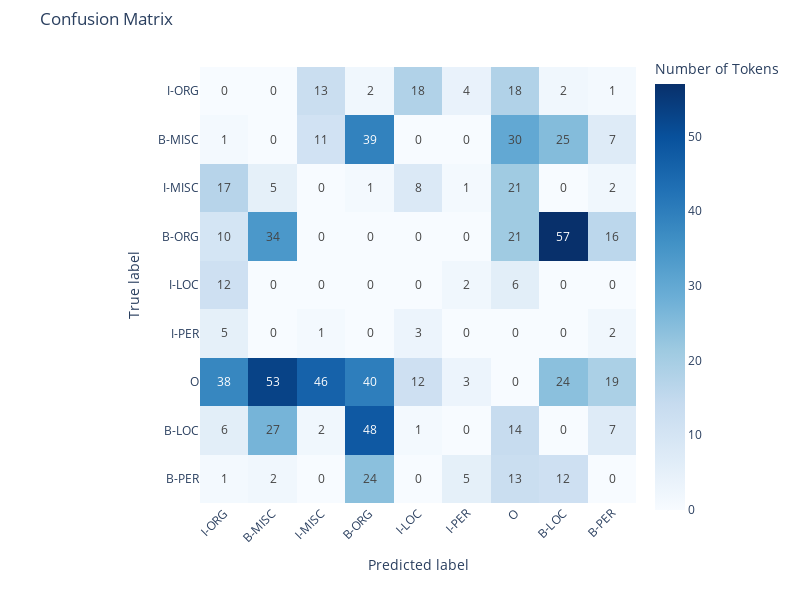

The notebook cell saved with this chart:
### Code cell
from sklearn.metrics import confusion_matrix
import matplotlib.pyplot as plt
import seaborn as sns
import pandas as pd
import plotly.figure_factory as ff
import numpy as np
import plotly.express as px


fig = px.imshow(
    misclassification,
    labels=dict(x="Predicted label", y="True label", color="Number of Tokens"),
    x=misclassification.columns,
    y=misclassification.index,
    text_auto=True,  # Automatically add text on each cell
    color_continuous_scale='Blues'
)

# Update layout for better clarity
fig.update_layout(
    title="Confusion Matrix",
    xaxis_title="Predicted label",
    yaxis_title="True label",
    xaxis=dict(tickangle=-45),
    margin=dict(t=50, l=200),
    width=800,
    height=600
)

fig.show()

### Figure 1 — Plotly figure (JSON) as saved in the notebook; plotly's stock layout.template omitted (floating-point values rounded to 4 significant figures)
{"data": [{"coloraxis": "coloraxis", "hovertemplate": "Predicted label: %{x}<br>True label: %{y}<br>Number of Tokens: %{z}<extra></extra>", "name": "0", "texttemplate": "%{z}", "type": "heatmap", "x": ["I-ORG", "B-MISC", "I-MISC", "B-ORG", "I-LOC", "I-PER", "O", "B-LOC", "B-PER"], "xaxis": "x", "y": ["I-ORG", "B-MISC", "I-MISC", "B-ORG", "I-LOC", "I-PER", "O", "B-LOC", "B-PER"], "yaxis": "y", "z": [[0, 0, 13, 2, 18, 4, 18, 2, 1], [1, 0, 11, 39, 0, 0, 30, 25, 7], [17, 5, 0, 1, 8, 1, 21, 0, 2], [10, 34, 0, 0, 0, 0, 21, 57, 16], [12, 0, 0, 0, 0, 2, 6, 0, 0], [5, 0, 1, 0, 3, 0, 0, 0, 2], [38, 53, 46, 40, 12, 3, 0, 24, 19], [6, 27, 2, 48, 1, 0, 14, 0, 7], [1, 2, 0, 24, 0, 5, 13, 12, 0]]}], "layout": {"coloraxis": {"colorbar": {"title": {"text": "Number of Tokens"}}, "colorscale": [[0, "rgb(247,251,255)"], [0.125, "rgb(222,235,247)"], [0.25, "rgb(198,219,239)"], [0.375, "rgb(158,202,225)"], [0.5, "rgb(107,174,214)"], [0.625, "rgb(66,146,198)"], [0.75, "rgb(33,113,181)"], [0.875, "rgb(8,81,156)"], [1, "rgb(8,48,107)"]]}, "height": 600, "margin": {"l": 200, "t": 50}, "title": {"text": "Confusion Matrix"}, "width": 800, "xaxis": {"anchor": "y", "constrain": "domain", "domain": [0, 1], "scaleanchor": "y", "tickangle": -45, "title": {"text": "Predicted label"}}, "yaxis": {"anchor": "x", "autorange": "reversed", "constrain": "domain", "domain": [0, 1], "title": {"text": "True label"}}}}
